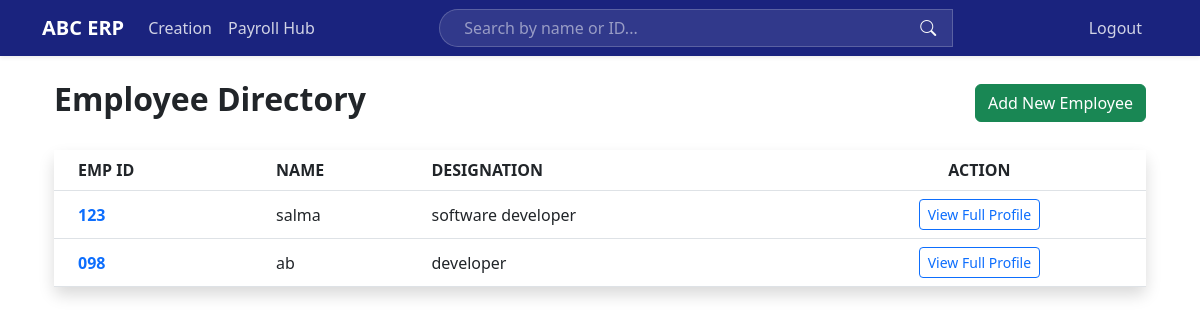
The page /employees/list/ on the database as committed earlier.
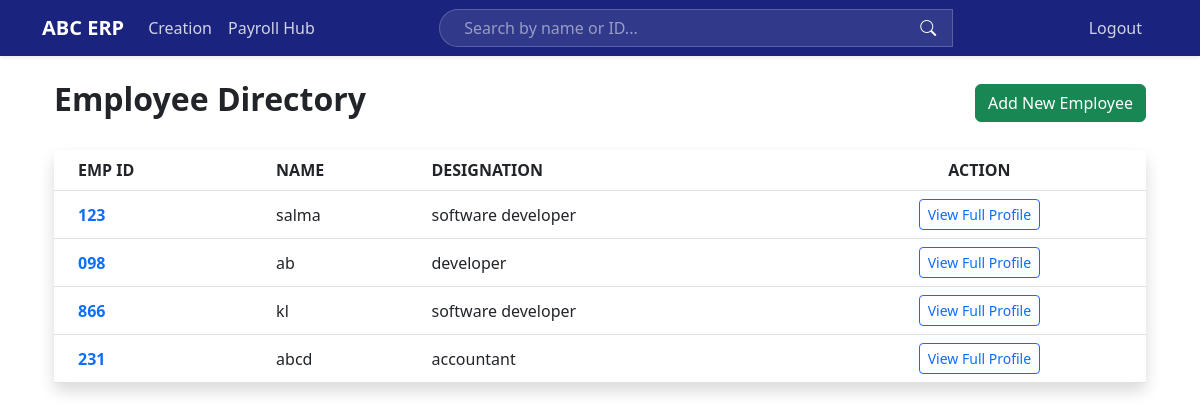
The same page on the database as committed later.
### employees/models.py (models this page shows, shortened)
class Employee(models.Model):
    name = models.CharField(max_length=100)
    designation = models.CharField(max_length=100)
    emp_id = models.CharField(max_length=20, unique=True)
    email = models.EmailField()
    phone = models.CharField(max_length=15)
    address = models.TextField()
    basic_salary = models.FloatField()
    da_percent = models.FloatField(default=50)
    hra_percent = models.FloatField(default=40)
    other_percent = models.FloatField(default=10)
    pf_percent = models.FloatField(default=12)
    esi_percent = models.FloatField(default=0.75)

### employees/views.py (the view)
# urls.py: path('employees/list/', views.emp_full_list, name='employee_full_list'),
def emp_full_list(request):
    employees = Employee.objects.all()
    return render(request, 'employees/employee_list.html', {'employees': employees})

### employees/context_processors.py (called while the page is built)
def employee_context(request):
    return {
        'all_employees': Employee.objects.all()
    }

### employees/templates/employees/employee_list.html
{% extends 'employees/base.html' %}
{% block content %}
<div class="container mt-4">
    <div class="d-flex justify-content-between align-items-center mb-4">
        <h2 class="fw-bold text-navy">Employee Directory</h2>
        <a href="{% url 'employee_add' %}" class="btn btn-success">Add New Employee</a>
    </div>
    <div class="card shadow border-0">
        <div class="card-body p-0">
            <table class="table table-hover align-middle mb-0">
                <thead class="bg-light">
                    <tr>
                        <th class="ps-4">EMP ID</th>
                        <th>NAME</th>
                        <th>DESIGNATION</th>
                        <th class="text-center">ACTION</th>
                    </tr>
                </thead>
                <tbody>
                    {% for emp in employees %}
                    <tr>
                        <td class="ps-4 fw-bold text-primary">{{ emp.emp_id }}</td>
                        <td>{{ emp.name }}</td>
                        <td>{{ emp.designation }}</td>
                        <td class="text-center">
                            <a href="{% url 'employee_detail' emp.id %}" class="btn btn-sm btn-outline-primary">View Full Profile</a>
                        </td>
                    </tr>
                    {% endfor %}
                </tbody>
            </table>
        </div>
    </div>
</div>
{% endblock %}

Rows that differ between the two databases and show on the page:
added Employee: emp_id "866", name "kl", designation "software developer"
added Employee: emp_id "231", name "abcd", designation "accountant"
